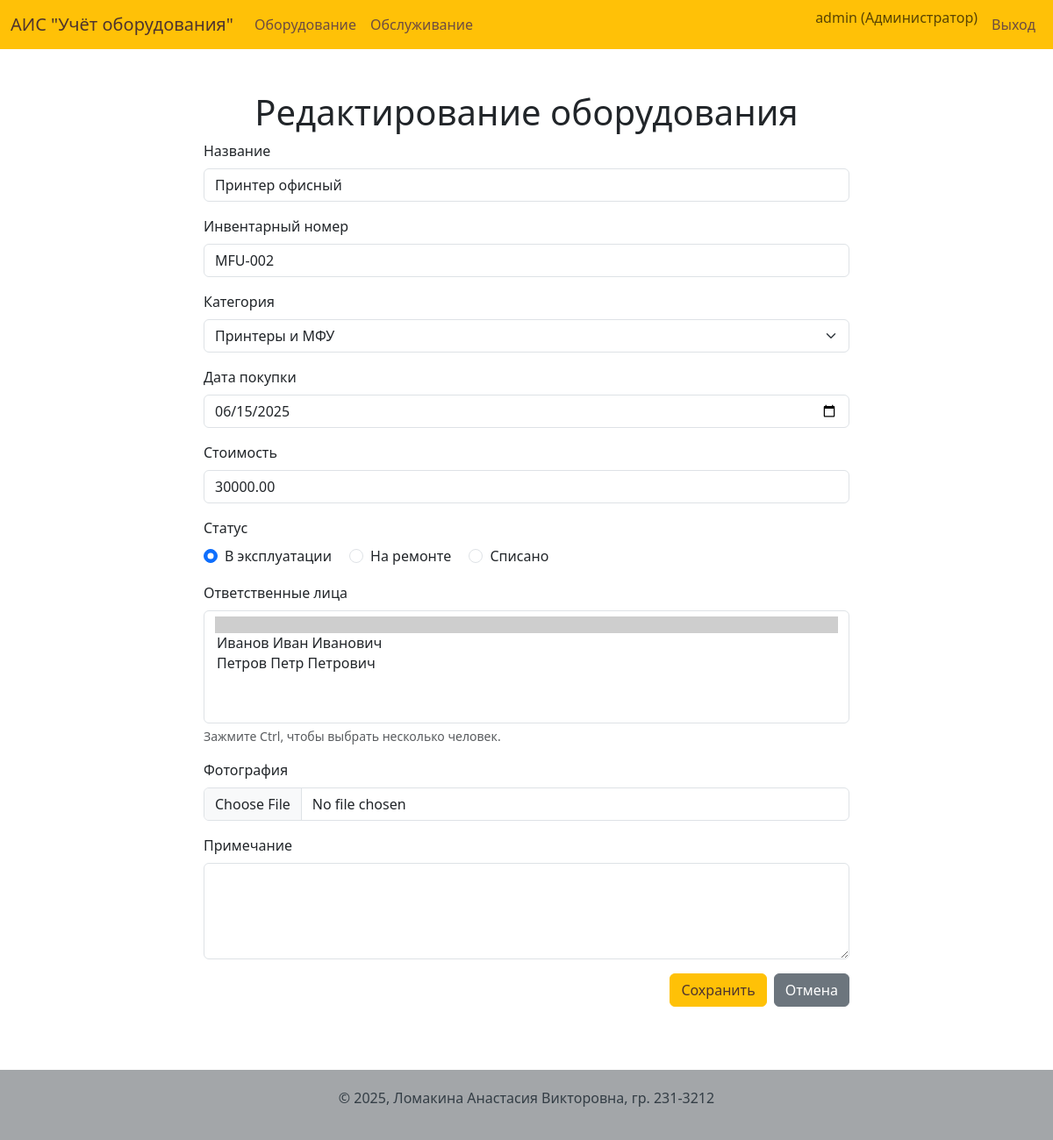
The app's page /equipment/11/edit (signed in) with its own data.
### app/models.py (models this page shows, shortened)
class User(UserMixin, db.Model):
    id = db.Column(db.Integer, primary_key=True)
    username = db.Column(db.String(64), index=True, unique=True, nullable=False)
    password_hash = db.Column(db.String(128))
    role = db.Column(db.String(50), nullable=False, default='Пользователь')
    def is_admin(self):
        return self.role == 'Администратор'

class Equipment(db.Model):
    id = db.Column(db.Integer, primary_key=True)
    name = db.Column(db.String(200), nullable=False)
    inventory_number = db.Column(db.String(100), unique=True, nullable=False)
    purchase_date = db.Column(db.Date, nullable=False, default=date.today)
    cost = db.Column(db.Numeric(10, 2), nullable=False)
    status = db.Column(db.Enum('В эксплуатации', 'На ремонте', 'Списано', name='equipment_status_enum'), nullable=False, default='В эксплуатации')
    notes = db.Column(db.Text)
    category_id = db.Column(db.Integer, db.ForeignKey('category.id'), nullable=False)
    image_id = db.Column(db.Integer, db.ForeignKey('image.id'), nullable=True)
    photo = db.relationship('Image', backref='equipment', uselist=False, lazy=True)
    responsible_persons = db.relationship('ResponsiblePerson', secondary=equipment_responsible_persons, lazy='subquery',
        backref=db.backref('equipments', lazy=True))
    service_history = db.relationship('ServiceHistory', backref='equipment', lazy='dynamic', cascade="all, delete-orphan")

### app/routes.py (the view)
@bp.route('/equipment/<int:id>/edit', methods=['GET', 'POST'])
@login_required
@admin_required
def edit_equipment(id):
    equipment_item = Equipment.query.get_or_404(id)
    form = EquipmentForm(original_inventory_number=equipment_item.inventory_number)
    form.category.choices = [(c.id, c.name) for c in Category.query.order_by('name').all()]
    if form.validate_on_submit():
        equipment_item.name = form.name.data
        equipment_item.inventory_number = form.inventory_number.data
        equipment_item.category_id = form.category.data
        equipment_item.purchase_date = form.purchase_date.data
        equipment_item.cost = form.cost.data
        equipment_item.status = form.status.data
        equipment_item.notes = form.notes.data
        equipment_item.responsible_persons = form.responsible_persons.data
        if form.photo.data:
            try:
                image_obj = save_picture(form.photo.data)
                equipment_item.image_id = image_obj.id
            except Exception as e:
                flash(f'При сохранении файла возникла ошибка: {e}', 'danger')
                db.session.rollback()
                return render_template('equipment_form.html', title='Редактирование оборудования', form=form, equipment=equipment_item)
        db.session.commit()
        flash('Данные об оборудовании успешно обновлены!', 'success')
        return redirect(url_for('main.equipment_detail', id=equipment_item.id))
    elif request.method == 'GET':
        form.name.data = equipment_item.name
        form.inventory_number.data = equipment_item.inventory_number
        form.category.data = equipment_item.category_id
        form.purchase_date.data = equipment_item.purchase_date
        form.cost.data = equipment_item.cost
        form.status.data = equipment_item.status
        form.notes.data = equipment_item.notes
        form.responsible_persons.data = equipment_item.responsible_persons
    return render_template('equipment_form.html', title='Редактирование оборудования', form=form, equipment=equipment_item)

### app/forms.py (called while the page is built)
def get_responsible_person_label(person):
    return person.full_name

### app/models.py (called while the page is built)
@login.user_loader
def load_user(id):
    return User.query.get(int(id))

### app/routes.py (called while the page is built)
def admin_required(f):
    @wraps(f)
    def decorated_function(*args, **kwargs):
        if not current_user.is_admin():
            flash('У вас недостаточно прав для выполнения данного действия.', 'danger')
            return redirect(url_for('main.index'))
        return f(*args, **kwargs)
    return decorated_function

### app/templates/equipment_form.html (shortened to what this page needs)
{% extends "base.html" %}
{% block content %}
<div class="row">
    <div class="col-md-8 offset-md-2">
        <h1 class="text-center">{{ title }}</h1>
        <form method="POST" action="" enctype="multipart/form-data" novalidate>
            <div class="mb-3">
                {{ form.name.label(class="form-label") }}
                {{ form.name(class="form-control", size=32) }}
            </div>
            <div class="mb-3">
                {{ form.inventory_number.label(class="form-label") }}
                {{ form.inventory_number(class="form-control", size=32) }}
            </div>
            <div class="mb-3">
                {{ form.category.label(class="form-label") }}
                {{ form.category(class="form-select") }}
            </div>
            <div class="mb-3">
                {{ form.purchase_date.label(class="form-label") }}
                {{ form.purchase_date(class="form-control") }}
            </div>
            <div class="mb-3">
                {{ form.cost.label(class="form-label") }}
                {{ form.cost(class="form-control") }}
            </div>
            <div class="mb-3">
                {{ form.status.label(class="form-label d-block") }}
                {% for subfield in form.status %}
                    <div class="form-check form-check-inline">
                        {{ subfield(class="form-check-input") }}
                        {{ subfield.label(class="form-check-label") }}
                    </div>
                {% endfor %}
            </div>
            <div class="mb-3">
                {{ form.responsible_persons.label(class="form-label") }}
                {{ form.responsible_persons(class="form-select", size=5) }}
                <div class="form-text">Зажмите Ctrl, чтобы выбрать несколько человек.</div>
            </div>
             <div class="mb-3">
                {{ form.photo.label(class="form-label") }}
                {{ form.photo(class="form-control") }}
            </div>
            <div class="mb-3">
                {{ form.notes.label(class="form-label") }}
                {{ form.notes(class="form-control", rows=4) }}
            </div>
            <div class="d-grid gap-2 d-md-flex justify-content-md-end">
                {{ form.submit(class="btn btn-primary") }}
                <a href="{{ url_for('main.index') }}" class="btn btn-secondary">Отмена</a>
            </div>
        </form>
    </div>
</div>
{% endblock %}

### app/templates/base.html (shortened to what this page needs)
<!DOCTYPE html>
<html lang="ru">
<head>
    <link rel="stylesheet" href="{{ url_for('static', filename='css/style.css') }}">
    <link href="https://cdn.jsdelivr.net/npm/bootstrap@5.3.2/dist/css/bootstrap.min.css" rel="stylesheet">
</head>
<body>
    <header>
        <nav class="navbar navbar-expand-lg">
            <div class="container-fluid">
                <a class="navbar-brand" href="{{ url_for('main.index') }}" style="color: #4e342e;">АИС "Учёт оборудования"</a>
                <div class="collapse navbar-collapse">
                    <ul class="navbar-nav me-auto mb-2 mb-lg-0">
                        {% if current_user.is_authenticated %}
                        <li class="nav-item">
                            <a class="nav-link" href="{{ url_for('main.index') }}">Оборудование</a>
                        </li>
                        {% endif %}
                        {% if current_user.is_authenticated and (current_user.is_admin() or current_user.is_tech()) %}
                        <li class="nav-item">
                            <a class="nav-link" href="{{ url_for('main.service_list') }}">Обслуживание</a>
                        </li>
                        {% endif %}
                    </ul>
                    <ul class="navbar-nav ms-auto">
                        {% if current_user.is_authenticated %}
                            <li class="nav-item">
                                <span class="navbar-text me-2">
                                    {{ current_user.username }} ({{ current_user.role }})
                                </span>
                            </li>
                            <li class="nav-item">
                                <a class="nav-link" href="{{ url_for('main.logout') }}">Выход</a>
                            </li>
                        {% else %}
                            <li class="nav-item">
                                <a class="nav-link" href="{{ url_for('main.login') }}">Вход</a>
                            </li>
                        {% endif %}
                    </ul>
                </div>
            </div>
        </nav>
    </header>
    <main class="container mt-4">
        {% block content %}{% endblock %}
    </main>
    <footer>
        <div class="container text-center">
            <p>© 2025, Ломакина Анастасия Викторовна, гр. 231-3212</p>
        </div>
    </footer>
    <link rel="stylesheet" href="https://cdn.jsdelivr.net/npm/bootstrap-icons@1.11.1/font/bootstrap-icons.css">
</body>
</html>

### app/static/css/style.css (style rules this page uses)
body { display: flex; flex-direction: column; min-height: 100vh; background-color: #fdfdfd; }
main { flex: 1; padding-top: 1.5rem; padding-bottom: 2rem; }
header .navbar { background-color: #ffc107; }
header .navbar a.nav-link { color: #6d4c41; font-weight: 500; }
footer { background-color: #a3a6a9; padding: 20px 0; margin-top: 40px; color: #333d45; }
.btn-primary { --bs-btn-color: #4e342e !important; --bs-btn-bg: #ffc107 !important; --bs-btn-border-color: #ffc107 !important; --bs-btn-hover-color: #4e342e !important; --bs-btn-hover-bg: #e0a800 !important; --bs-btn-hover-border-color: #e0a800 !important; --bs-btn-active-bg: #e0a800 !important; --bs-btn-active-border-color: #c49400 !important; }

### records on screen
User: username "admin", role "Администратор"
Equipment: name "Принтер офисный", inventory_number "MFU-002", category "Принтеры и МФУ", purchase_date "06/15/2025", cost "30000.00"

### other values on screen
{{ title }} "Редактирование оборудования"
{{ subfield.label(class="form-check-label") }} "В эксплуатации" "На ремонте" "Списано"
